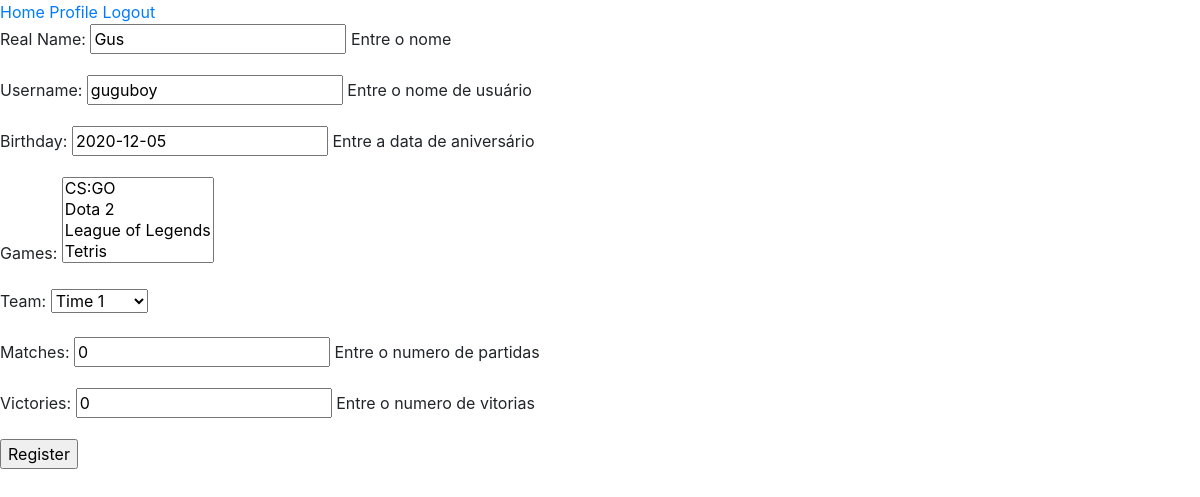
The app's page /edit-player/1/ (signed in) with its own data.
### ProPlayer/models.py (models this page shows)
class Player(models.Model):
    name = models.CharField(verbose_name="Real Name", help_text='Entre o nome', max_length=100)
    username = models.CharField(verbose_name="Username", help_text='Entre o nome de usuário', max_length=100)
    birthday = models.DateField(help_text='Entre a data de aniversário')
    games = models.ManyToManyField(Game, help_text='Entre os jogos jogados')
    team = models.ForeignKey(Team, help_text='Entre o time', on_delete=models.CASCADE)
    matches = models.IntegerField(help_text='Entre o numero de partidas')
    victories = models.IntegerField(help_text='Entre o numero de vitorias')

class Team(models.Model):
    name = models.CharField(verbose_name="Team Name", max_length=100)

### ProPlayer/views.py (the view)
# urls.py: path('edit-player/<int:pk>/', views.edit_player, name='edit-player'),
@login_required
def edit_player(request,pk):
    player = get_object_or_404(Player, pk=pk)
    if request.method == 'POST':
        form = PlayerModel2Form(request.POST, instance=player)
        if form.is_valid():
            form.save().save()
            return HttpResponseRedirect(reverse_lazy('home'))
    else:
        form = PlayerModel2Form(instance=player)
        context={'form':form}
        return render(request,'ProPlayer/edit-player.html',context)

### ProPlayer/forms.py
class PlayerModel2Form(forms.ModelForm):
    class Meta:
        model = Player
        fields = '__all__'
    team = CustomModelChoiceField(queryset=None)
    game_options = lambda  : tuple(
        [(game.pk,game.title) for game in list(Game.objects.all())]
    )
    games = forms.MultipleChoiceField(choices=game_options, required=False)
    def __init__(self, *args, **kwargs):
        super().__init__(*args, **kwargs)
        self.fields['team'].queryset = Team.objects.all()

### ProPlayer/forms.py (called while the page is built)
    def label_from_instance(self,obj):
        return obj.name

### ProPlayer/templates/ProPlayer/edit-player.html (shortened to what this page needs)
{% extends 'ProPlayer/base.html' %}
{% load static %}
{% block content %}
  <div>
    <form method="post">
      {{ form.as_p }}
      <input type="submit" value="Register">
    </form>
  </div>
{% endblock content %}

### records on screen
Player: name "Gus", username "guguboy", birthday "2020-12-05", team "Time 1", matches "0", victories "0"
